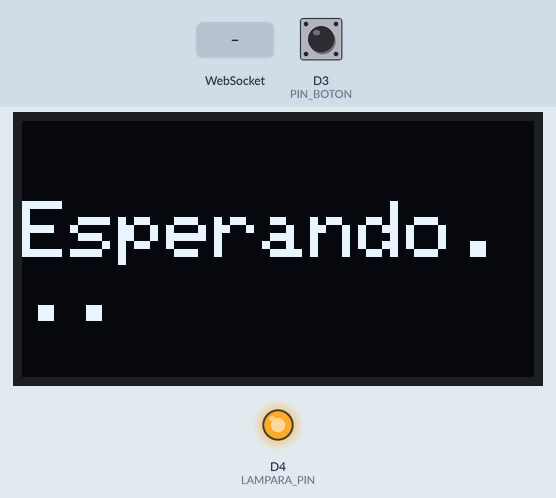
The sketch below on a simulated ESP8266 (NodeMCU). Shown: 128×64 one-colour display, output pins drawn as LEDs (lit = HIGH). The inputs (shaded band) are chosen by the test bench; at power-on: D3 (PIN_BOTON) HIGH. WiFi joins after 1.5 s; servers stay silent unless stated; what the sketch prints to the serial monitor is not drawn.

Above: at 8.7 s.
8.8 s: WebSocket text "2" received
At 9.4 s:
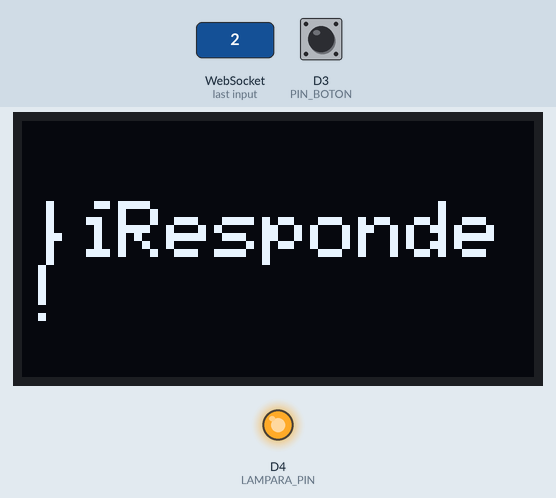
10.3 s: WebSocket text "led_on" received
At 10.9 s:
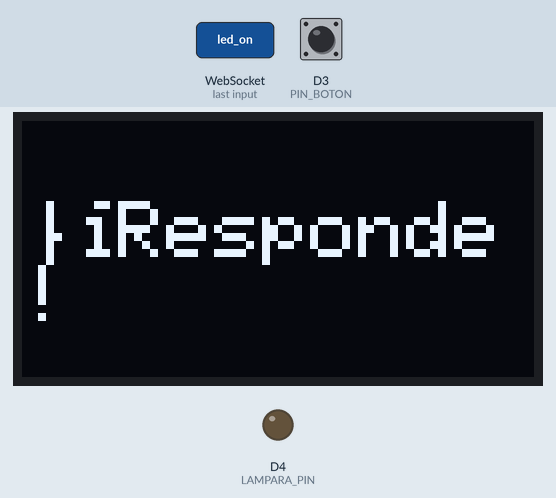
Timing chart, 0 to 14.8 s (numbered marks = the images above; inputs shaded):
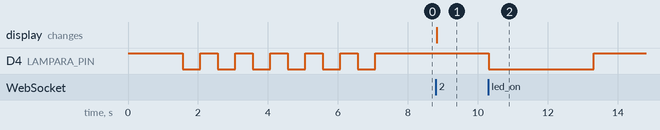

The sketch:

ESP8266_ParticipantesJuegoPreguntas.ino
```cpp
#include <ESP8266WiFi.h>
#include <WebSocketsClient.h>
#include <Adafruit_GFX.h>
#include <Adafruit_SSD1306.h>

#define SCREEN_WIDTH 128
#define SCREEN_HEIGHT 64
#define OLED_RESET -1
#define LAMPARA_PIN 2

#define PIN_BOTON D3  // Cambiá este pin si usás otro
#define NUM_EQUIPO 2 // Cambiá el número de equipo (1 a 6)

Adafruit_SSD1306 display(SCREEN_WIDTH, SCREEN_HEIGHT, &Wire, OLED_RESET);
WebSocketsClient webSocket;

const char* ssid = "FliaMunoz";
const char* password = "26826615";
const char* host = "192.168.0.24";  // IP del ESP32 servidor

bool yaPresionado = false;

void setup() {
  pinMode(LAMPARA_PIN, OUTPUT);
  digitalWrite(LAMPARA_PIN, HIGH);  // Apagar pin
  Serial.begin(115200);
  pinMode(PIN_BOTON, INPUT_PULLUP);

  display.begin(SSD1306_SWITCHCAPVCC, 0x3C);
  display.clearDisplay();
  display.setTextSize(2);
  display.setTextColor(WHITE);
  display.setCursor(0, 20);
  display.println("Esperando...");
  display.display();

  WiFi.begin(ssid, password);
  while (WiFi.status() != WL_CONNECTED) {
    delay(500);
    Serial.print(".");
  }
  for (int i = 0; i <= 5; i++) {
    digitalWrite(LAMPARA_PIN, LOW);
    delay(500);
    digitalWrite(LAMPARA_PIN, HIGH);
    delay(500);
  }
  Serial.println("\nConectado al WiFi");
  Serial.print("IP: ");
  Serial.println(WiFi.localIP());

  webSocket.begin(host, 81, "/");
  webSocket.onEvent(webSocketEvent);
  webSocket.setReconnectInterval(2000);
}

void loop() {
  webSocket.loop();

  if (digitalRead(PIN_BOTON) == LOW && !yaPresionado) {
    yaPresionado = true;
    String mensaje = "equipo:" + String(NUM_EQUIPO);
    webSocket.sendTXT(mensaje);
    Serial.println("Botón presionado, mensaje enviado: " + mensaje);
  }

  // Permitir volver a presionar después de soltar el botón
  if (digitalRead(PIN_BOTON) == HIGH) {
    yaPresionado = false;
  }
}

void webSocketEvent(WStype_t type, uint8_t* payload, size_t length) {
  if (type == WStype_TEXT) {
    String msg = String((char*)payload);
    Serial.println("Mensaje recibido: " + msg);

    if (msg.indexOf(String(NUM_EQUIPO)) >= 0) {
      display.clearDisplay();
      display.setCursor(0, 20);
      display.setTextSize(2);
      display.println("¡Responde!");
      display.display();
    }

    if (msg == "led_on") {
      Serial.println("Encendiendo LED integrado...");
      digitalWrite(LAMPARA_PIN, LOW);   // Encender
      delay(3000);                      // Encendido por 3 segundos
      digitalWrite(LAMPARA_PIN, HIGH);  // Apagar
    }
  }
}
```

Measured:
- after the input at 8.8 s, the display: changes at once (image 1)
- after the input at 10.3 s, D4 (LAMPARA_PIN): HIGH → LOW at once, → HIGH 3.0 s later
